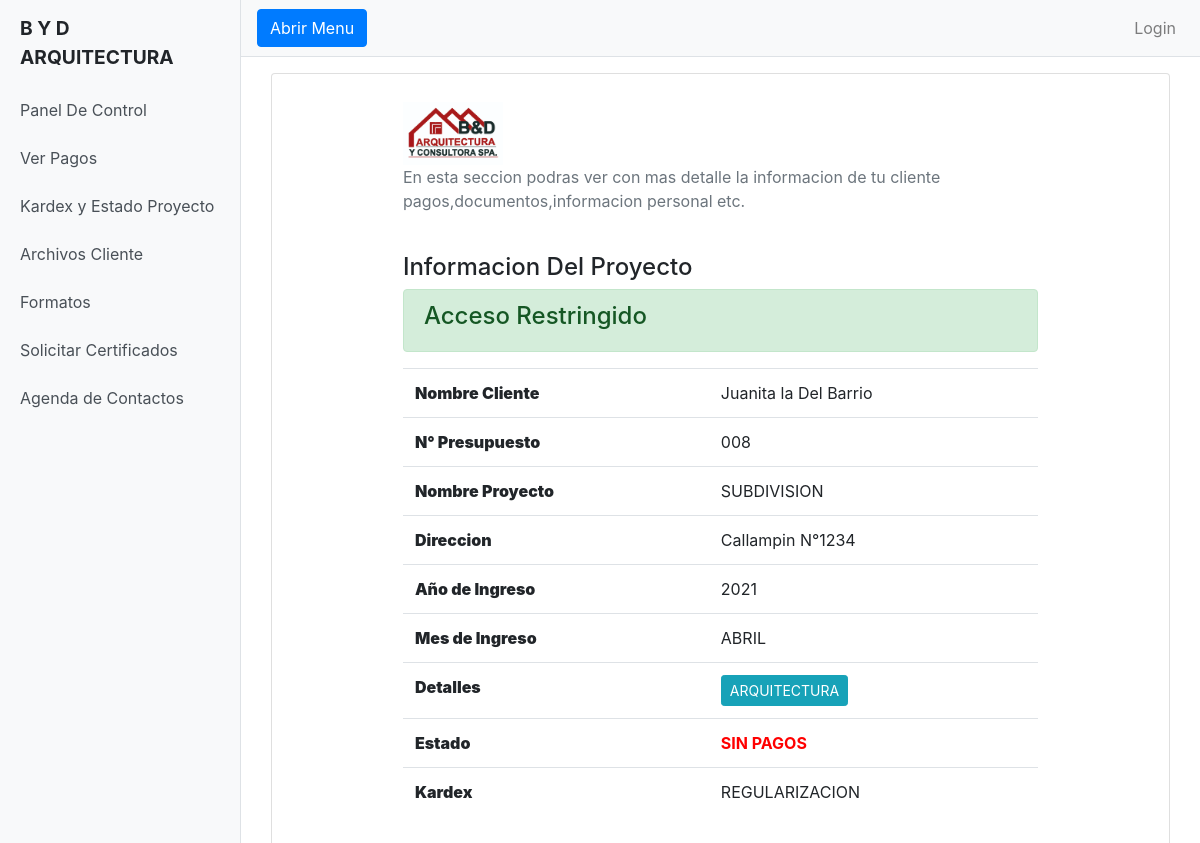
The app's page /detalle/15 with its own data.
### miapp/models.py (models this page shows, shortened)
class dato_cliente(models.Model):
    nombre = models.CharField(max_length=100)
    numero_presupuesto = models.CharField(max_length=4)
    proyecto = models.CharField(max_length=30)
    estado = models.CharField(max_length=30, null=False ,blank=False, choices=select_estado, default='DEBE PAGAR')
    año = models.ForeignKey(Año_ingreso, null=False,blank=False, on_delete=models.CASCADE)
    pago_uno  = models.CharField(max_length=20, null=True, blank=True,default=0)
    pago_dos = models.CharField(max_length=20, null=True,blank=True,default=0)
    pago_tres = models.CharField(max_length=20, null=True,blank=True,default=0)
    documento = models.FileField(null=True, blank=True,upload_to="documentos/", verbose_name="Excel DE PAGO")
    mes = models.CharField(max_length=30, null=True ,blank=True, choices=select_meses)
    detalle = models.CharField(max_length=100,null=True, blank=True, choices=select_detalle)
    honorario = models.CharField(max_length=20, null=False, blank=False,verbose_name="Honorario Arquitectura")
    direccion = models.CharField(max_length=100, null=True, blank=True)
    nombre_kardex = models.ForeignKey('kardex', on_delete=models.CASCADE, null=True,blank=True,)
    proyecto_completado = models.CharField(max_length=100, null=False ,blank=False, choices=select_proyecto_complet, default='EN PROCESO', verbose_name="")
    detalle_estado = models.CharField(max_length=100, null=True, blank=True,verbose_name="Informacion Adicional")
    documento_presupuesto = models.FileField(null=True, blank=True,upload_to="documentos/", verbose_name="DOC.PRESUPUESTO")
    file_uno = models.FileField(null=True, blank=True,upload_to="documentos/", verbose_name="Escritura")
    file_dos = models.FileField(null=True, blank=True,upload_to="documentos/", verbose_name="Fotocopia Carnet")
    file_tres = models.FileField(null=True, blank=True,upload_to="documentos/", verbose_name="Comprobante de Agua")
    file_cuatro = models.FileField(null=True, blank=True,upload_to="documentos/", verbose_name="Poder Simple")
    file_cinco = models.FileField(null=True, blank=True,upload_to="documentos/", verbose_name="Avaluo Detallado")
    file_seis = models.FileField(null=True, blank=True,upload_to="documentos/", verbose_name="Dominio Vigente")
    file_siete = models.FileField(null=True, blank=True,upload_to="documentos/", verbose_name="Certificado Informe Previo")
    file_ocho = models.FileField(null=True, blank=True,upload_to="documentos/", verbose_name="Utilidad Publica")
    file_nueve = models.FileField(null=True, blank=True,upload_to="documentos/", verbose_name="Conjunto Habitacional")
    file_dies = models.FileField(null=True, blank=True,upload_to="documentos/", verbose_name="Exp.Propiedad")
    file_once = models.FileField(null=True, blank=True,upload_to="documentos/", verbose_name="Informe Tecnico")
    file_doce = models.FileField(null=True, blank=True,upload_to="documentos/", verbose_name="Factibilidad")
    file_trece = models.FileField(null=True, blank=True,upload_to="documentos/", verbose_name="Solicitud")
    file_catorce = models.FileField(null=True, blank=True,upload_to="documentos/", verbose_name="I.N.E")
    file_quince = models.FileField(null=True, blank=True,upload_to="documentos/", verbose_name="Patente Profecional")
    complete = models.CharField(max_length=50, null=True ,blank=True, choices=select_documentos, verbose_name="Archivos Completos")
    pago_cuatro = models.CharField(max_length=20, null=True,blank=True,default=0)
    pago_quinto = models.CharField(max_length=100, null=True,blank=True,default=0, verbose_name="PAGO INGENIRIA O TOPOGRAFIA 1")
    honorario_dos = models.CharField(max_length=20, null=True, blank=True,verbose_name="honario Ing o topografia", default="0")
    pago_seis = models.CharField(max_length=100, null=True,blank=True,default=0, verbose_name="PAGO INGENIRIA O TOPOGRAFIA 2")
    class Meta:
        ordering = ["-id"]

class Año_ingreso(models.Model):
    año = models.CharField(max_length=20)
    def __str__(self):
        return self.año

class kardex(models.Model):
    nombre_kardex = models.CharField(max_length=100)
    def __str__(self):
        return self.nombre_kardex

### miapp/views.py (the view)
# urls.py: path('detalle/<int:pk>', DetalleView.as_view(), name="detalle"),
class DetalleView(DetailView):
    model = dato_cliente
    template_name = 'miapp/detalle.html'

### miapp/templates/miapp/detalle.html (shortened to what this page needs)
{% extends 'miapp/base.html' %}
{% load static %}
{% load crispy_forms_tags %}
{% block content %}
<div class="container-fluid mt-3">
  <div class="card">
<div class="card-body">
  <div class="row justify-content-center">
    <div class="col-xs-12 col-sm-9">
      <div class="panel panel-default">
        <div class="panel-body">
          <div class="profile__avatar">
            <img src="{% static 'img/byd.jpg' %}" style="width: 100px;">
          </div>
          <div class="profile__header">
            <p class="text-muted">
              En esta seccion podras ver con mas detalle la informacion de tu cliente pagos,documentos,informacion personal etc.
            </p>
          </div>
        </div>
      </div>
       <br>
      <div class="panel panel-default">
        <div class="panel-heading">
        <h4 class="panel-title">Informacion Del Proyecto</h4>
        </div>
        <div class="panel-body">
          <table class="table profile__table">
            <tbody>
              <tr>
                <tr>
                    <th><strong>Nombre Cliente</strong></th>
                    <td>{{ dato_cliente.nombre }}</td>
                  </tr>
                <tr>
                  <th><strong>N° Presupuesto</strong></th>
                  <td>{{ dato_cliente.numero_presupuesto }}</td>
                </tr>
                <th><strong>Nombre Proyecto</strong></th>
                <td>{{ dato_cliente.proyecto }}</td>
              </tr>
            <th><strong>Direccion</strong></th>
            <td>{{ dato_cliente.direccion }}</td>
            <th><strong>Año de Ingreso</strong></th>
            <td>{{ dato_cliente.año }}</td>
        <th><strong>Mes de Ingreso</strong></th>
        <td>{{ dato_cliente.mes }}</td>
          <th><strong>Detalles</strong></th>
          <td><button class="btn btn-info btn-sm" style="cursor: none;">{{ dato_cliente.detalle }}</button></td>
        {% if user.is_staff %}
        <th><strong>pago uno</strong></th>
        <td>${{ dato_cliente.pago_uno }}</td>
      </tr>
    </tr>
    <th><strong>pago dos</strong></th>
    <td>${{ dato_cliente.pago_dos }}</td>
  </tr>
</tr>
<th><strong>pago tres</strong></th>
<td>${{ dato_cliente.pago_tres }}</td>
</tr>
<th><strong>pago cuatro</strong></th>
<td>${{ dato_cliente.pago_cuatro }}</td>
</tr>
</tr>
<th><strong>pago Ingeniria o Topogracia</strong></th>
<td>${{ dato_cliente.pago_quinto }}</td><td>${{ dato_cliente.pago_seis }}</td>
</tr>
{% else %}
<div class="alert alert-success" role="alert">
    <h4 class="alert-heading">Acceso Restringido</h4>
  </div>
{% endif %}
<th><strong>Estado</strong></th>
{% if dato_cliente.estado == "PAGADO" %}
<td style="color: green;"><strong>{{dato_cliente.estado}}</strong></td>
{% elif dato_cliente.estado == "ABONO" %}
<td style="color: rgb(255, 208, 0);"><strong>{{dato_cliente.estado}}</strong></td>
 {% else %}
<td style="color: red;"><strong>{{dato_cliente.estado}}</strong></td>
{% endif %}
<th><strong>Kardex</strong></th>
<td>{{ dato_cliente.nombre_kardex }}</td>
            </tbody>
          </table>
        </div>
      </div>
{% endblock %}

### records on screen
dato_cliente: nombre "Juanita la Del Barrio", numero_presupuesto "008", proyecto "SUBDIVISION", direccion "Callampin N°1234", año "2021", mes "ABRIL", detalle "ARQUITECTURA", estado "SIN PAGOS", nombre_kardex "REGULARIZACION"
